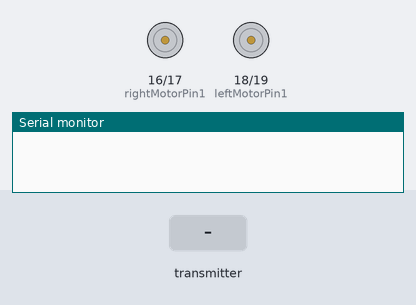
The sketch below on a simulated ESP32. Shown: motor-driver pin pairs drawn as motors (green arrow = first pin HIGH = forward, orange = second pin HIGH = backward, longer = more drive), the last lines printed to the serial monitor. The inputs (shaded band) are chosen by the test bench.

Above: at 1.2 s.
1.3 s: the transmitter starts sending xAxisValue = 0
At 2.5 s:
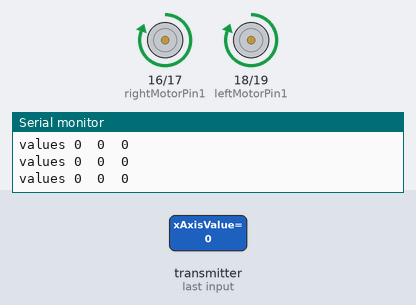
2.8 s: the transmitter starts sending yAxisValue = 64
At 3.8 s:
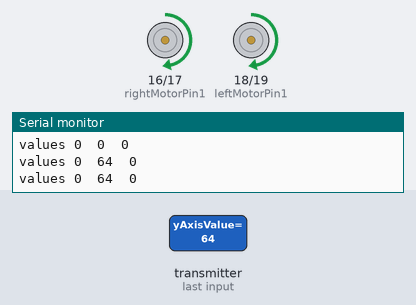
4.3 s: the transmitter starts sending yAxisValue = 128
At 5.0 s:
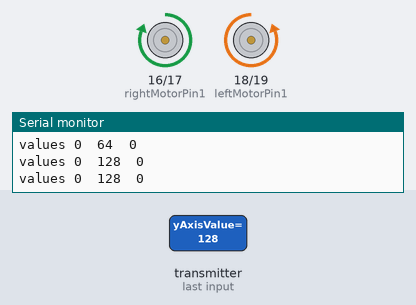
5.8 s: the transmitter starts sending xAxisValue = 64
At 6.1 s:
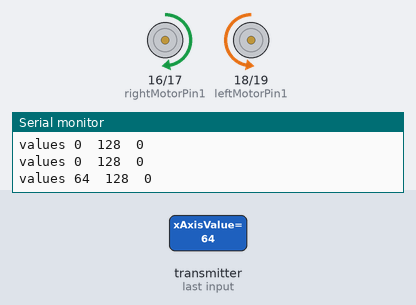
7.3 s: the transmitter starts sending xAxisValue = 255
At 8.5 s:
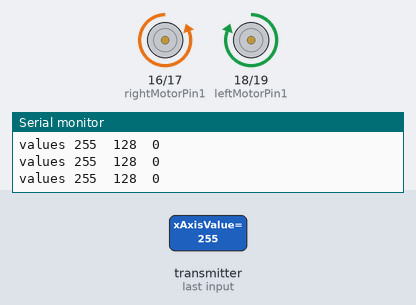
8.8 s: the transmitter starts sending yAxisValue = 0
At 9.6 s:
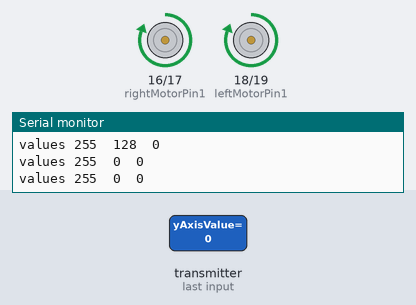
Timing chart, 0 to 11.3 s (numbered marks = the images above; inputs shaded):
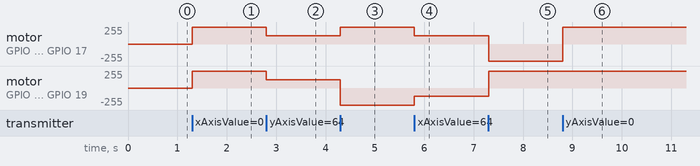

The sketch:

ESP-Now_Receiver_Code-Modified.ino
```cpp
#include <esp_now.h>
#include <WiFi.h>

//Right motor
int rightMotorPin1=16;
int rightMotorPin2=17;
//Left motor
int leftMotorPin1=18;
int leftMotorPin2=19;

// setting pwm properties
const int PWMFreq = 1000; /* 1 KHz */
const int PWMResolution = 8;
const int rightMotorPWMSpeedChannel_1 = 4;
const int rightMotorPWMSpeedChannel_2 = 5;
const int leftMotorPWMSpeedChannel_1 = 6;
const int leftMotorPWMSpeedChannel_2 = 7;

#define SIGNAL_TIMEOUT 1000  // This is signal timeout in milli seconds. We will reset the data if no signal
unsigned long lastRecvTime = 0;

typedef struct PacketData
{
  byte xAxisValue;
  byte yAxisValue;
  byte switchPressed;
}PacketData;
PacketData receiverData;


// callback function that will be executed when data is received
void OnDataRecv(const uint8_t * mac, const uint8_t *incomingData, int len)
{
  if (len == 0)
  {
    return;
  }
  memcpy(&receiverData, incomingData, sizeof(receiverData));
  String inputData ;
  inputData = inputData + "values " + receiverData.xAxisValue + "  " + receiverData.yAxisValue + "  " + receiverData.switchPressed;
  Serial.println(inputData);

  int throttle = map( receiverData.yAxisValue, 254, 0, -255, 255);
  int steering = map( receiverData.xAxisValue, 0, 254, 255, -255);

  //forward
  if(throttle > 30){                      //forward
    ledcWrite(rightMotorPWMSpeedChannel_1, throttle );          //throttle + steering
    ledcWrite(rightMotorPWMSpeedChannel_2, 0);
    ledcWrite(leftMotorPWMSpeedChannel_1, throttle );           //throttle - steering
    ledcWrite(leftMotorPWMSpeedChannel_2, 0);
  }
  else if(throttle < -30){                //backward
    ledcWrite(rightMotorPWMSpeedChannel_1, 0);
    ledcWrite(rightMotorPWMSpeedChannel_2, abs(throttle) );         //abs(throttle) - steering
    ledcWrite(leftMotorPWMSpeedChannel_1, 0);
    ledcWrite(leftMotorPWMSpeedChannel_2, abs(throttle) );         //abs(throttle) + steering
  }
  else if(steering > 30){                 //Right
    ledcWrite(rightMotorPWMSpeedChannel_1, steering);
    ledcWrite(rightMotorPWMSpeedChannel_2, 0);
    ledcWrite(leftMotorPWMSpeedChannel_1, 0);
    ledcWrite(leftMotorPWMSpeedChannel_2, steering);
  }
  else if(steering < -30){                //Left
    ledcWrite(rightMotorPWMSpeedChannel_1, 0);
    ledcWrite(rightMotorPWMSpeedChannel_2, abs(steering));
    ledcWrite(leftMotorPWMSpeedChannel_1, abs(steering));
    ledcWrite(leftMotorPWMSpeedChannel_2, 0);
  }
  else  {
    ledcWrite(rightMotorPWMSpeedChannel_1, 0);
    ledcWrite(rightMotorPWMSpeedChannel_2, 0);
    ledcWrite(leftMotorPWMSpeedChannel_1, 0);
    ledcWrite(leftMotorPWMSpeedChannel_2, 0);
  }
  lastRecvTime = millis();
}

void setUpPinModes()
{
  //set Right motor as Output
  pinMode(rightMotorPin1,OUTPUT);
  pinMode(rightMotorPin2,OUTPUT);
  //set Left motor as Output
  pinMode(leftMotorPin1,OUTPUT);
  pinMode(leftMotorPin2,OUTPUT);

  //Set up PWM for motor speed control
  ledcSetup(rightMotorPWMSpeedChannel_1, PWMFreq, PWMResolution);
  ledcSetup(rightMotorPWMSpeedChannel_2, PWMFreq, PWMResolution);
  ledcSetup(leftMotorPWMSpeedChannel_1, PWMFreq, PWMResolution);
  ledcSetup(leftMotorPWMSpeedChannel_2, PWMFreq, PWMResolution);

  ledcAttachPin(rightMotorPin1, rightMotorPWMSpeedChannel_1);
  ledcAttachPin(rightMotorPin2, rightMotorPWMSpeedChannel_2);
  ledcAttachPin(leftMotorPin1, leftMotorPWMSpeedChannel_1);
  ledcAttachPin(leftMotorPin2, leftMotorPWMSpeedChannel_2);

  //default motor speed
  ledcWrite(rightMotorPWMSpeedChannel_1, 0);
  ledcWrite(rightMotorPWMSpeedChannel_2, 0);
  ledcWrite(leftMotorPWMSpeedChannel_1, 0);
  ledcWrite(leftMotorPWMSpeedChannel_2, 0);
}


void setup()
{
  setUpPinModes();

  Serial.begin(115200);
  WiFi.mode(WIFI_STA);

  // Init ESP-NOW
  if (esp_now_init() != ESP_OK)
  {
    Serial.println("Error initializing ESP-NOW");
    return;
  }

  esp_now_register_recv_cb(OnDataRecv);
}

void loop()
{
  //Check Signal lost.
  unsigned long now = millis();
  if ( now - lastRecvTime > SIGNAL_TIMEOUT )
  {
    //rotateMotor(0, 0);
    ledcWrite(rightMotorPWMSpeedChannel_1, 0);
    ledcWrite(rightMotorPWMSpeedChannel_2, 0);
    ledcWrite(leftMotorPWMSpeedChannel_1, 0);
    ledcWrite(leftMotorPWMSpeedChannel_2, 0);
  }
}
```

Measured:
- after the input at 1.3 s, motor on GPIO 16 (rightMotorPin1) / GPIO 17 (rightMotorPin2), motor on GPIO 18 (leftMotorPin1) / GPIO 19 (leftMotorPin2): stopped → forward 255/255 at once
- after the input at 2.8 s, motor on GPIO 16 (rightMotorPin1) / GPIO 17 (rightMotorPin2), motor on GPIO 18 (leftMotorPin1) / GPIO 19 (leftMotorPin2): forward 255/255 → forward 126/255 at once
- after the input at 4.3 s, motor on GPIO 16 (rightMotorPin1) / GPIO 17 (rightMotorPin2): forward 126/255 → forward 255/255 at once; motor on GPIO 18 (leftMotorPin1) / GPIO 19 (leftMotorPin2): forward 126/255 → backward 255/255 at once
- after the input at 5.8 s, motor on GPIO 16 (rightMotorPin1) / GPIO 17 (rightMotorPin2): forward 255/255 → forward 127/255 at once; motor on GPIO 18 (leftMotorPin1) / GPIO 19 (leftMotorPin2): backward 255/255 → backward 127/255 at once
- after the input at 7.3 s, motor on GPIO 16 (rightMotorPin1) / GPIO 17 (rightMotorPin2): forward 127/255 → backward 255/255 at once; motor on GPIO 18 (leftMotorPin1) / GPIO 19 (leftMotorPin2): backward 127/255 → forward 255/255 at once
- after the input at 8.8 s, motor on GPIO 16 (rightMotorPin1) / GPIO 17 (rightMotorPin2): backward 255/255 → forward 255/255 at once
